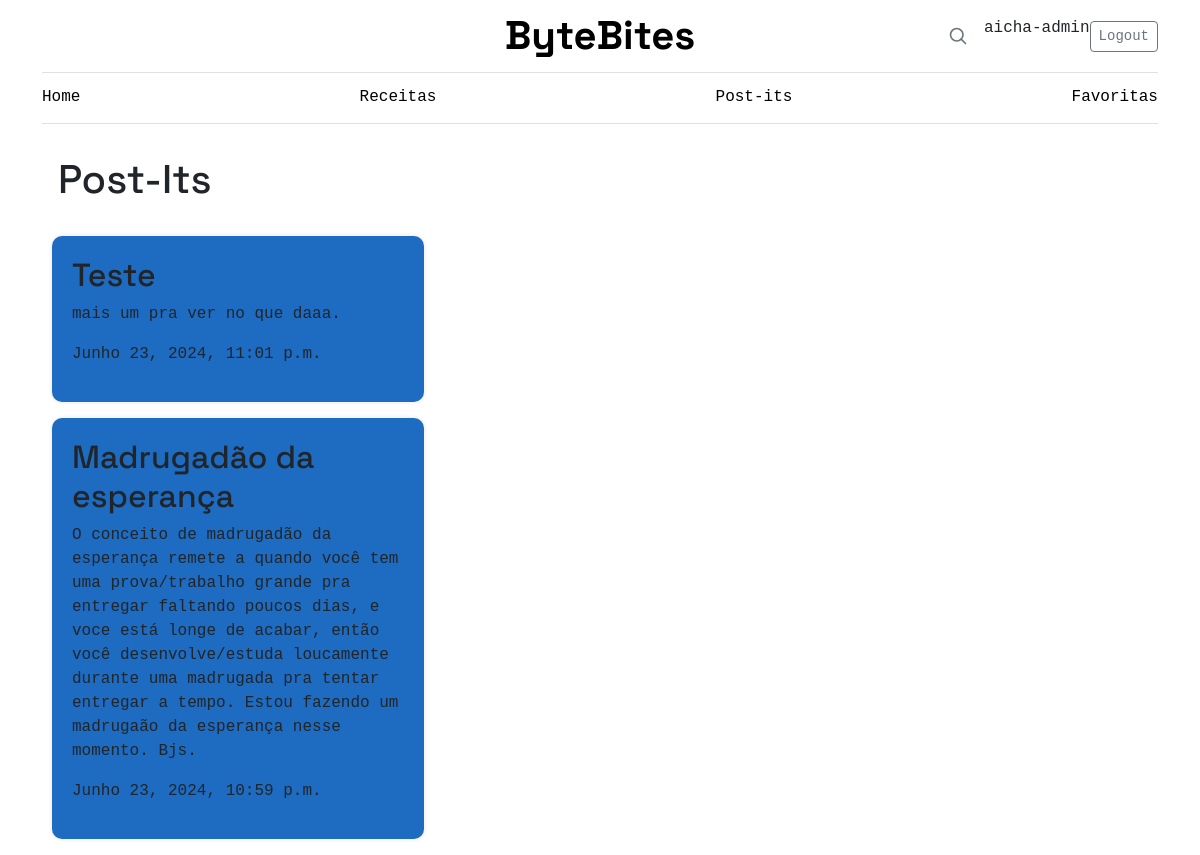
The page /post_its/ (signed in) on the database its author committed.
### ByteBites/models.py (models this page shows, shortened)
class Post_it(models.Model): # admin can make tiny posts unrelated to recipes
    title = models.CharField(max_length=100)
    content = models.TextField()
    created_on = models.DateTimeField(auto_now_add=True, verbose_name="Criado em", help_text="Data e hora de criação do objeto")

### ByteBites/views.py (the view)
# urls.py: path('post_its/', views.post_its, name='post-its'),
def post_its(request):
    my_posts = Post_it.objects.all().order_by('-created_on')
    return render(request, 'post_its.html', {'my_posts': my_posts})

### ByteBites/templates/post_its.html (shortened to what this page needs)
{% extends 'base.html' %}
{% load static %}
{% block content %}
<body>
    <div class="container">
        <h1 class="p-3 ">Post-Its</h1>
        <div>
            {% for post_it in my_posts %}
                <div class="col-md-4 mb-3 post-it">
                    <h2>{{ post_it.title }}</h2>
                    <p>{{ post_it.content }}</p>
                    <p>{{ post_it.created_on }}</p>
                </div>
            {% endfor %}
        </div>
</body>
{% endblock %}

### ByteBites/templates/base.html (shortened to what this page needs)
<!DOCTYPE html>
<html lang="en">
<head>
  <link href="https://cdn.jsdelivr.net/npm/bootstrap@5.3.3/dist/css/bootstrap.min.css" rel="stylesheet"
>
  <link rel="stylesheet" href="https://cdn.jsdelivr.net/npm/bootstrap-icons/font/bootstrap-icons.css">
  <link rel="stylesheet" href="../static/css/styles.css">
</head>
<body>
  <div class="container">
    <header class="border-bottom lh-1 py-3">
      <div class="row flex-nowrap justify-content-between align-items-center">
        <div class="col-4 pt-1">
        </div>
        <div class="col-4 text-center">
          <a class="blog-header-logo text-body-emphasis text-decoration-none" href="{% url 'home'%}">ByteBites</a>
        </div>
        <div class="col-4 d-flex justify-content-end align-items-center">
          <a class="link-secondary" href="#" aria-label="Search">
            <svg xmlns="http://www.w3.org/2000/svg" width="20" height="20" fill="none" stroke="currentColor"
              stroke-linecap="round" stroke-linejoin="round" stroke-width="2" class="mx-3" role="img"
              viewBox="0 0 24 24">
              <title>Pesquisar</title>
              <circle cx="10.5" cy="10.5" r="7.5"></circle>
              <path d="M21 21l-5.2-5.2"></path>
            </svg>
          </a>
         {% if request.user.is_authenticated %}
         <p>{{ request.user.username }}</p>
          <a class="btn btn-sm btn-outline-secondary" method="post" href="{% url 'logout'%}">Logout</a>
          {% else %}
          <a class="btn btn-sm btn-outline-secondary" href="{% url 'login'%}">Login</a>
          <a class="btn btn-sm btn-outline-secondary" href="{% url 'signup'%}">Crie uma conta</a>
          {% endif %}
        </div>
      </div>
    </header>
    <div class="nav-scroller py-1 mb-3 border-bottom">
      <nav class="nav nav-underline justify-content-between">
        <a class="nav-item nav-link link-body-emphasis" href="{% url 'home'%}">Home</a>
        <a class="nav-item nav-link link-body-emphasis" href="{% url 'recipe_pg'%}">Receitas</a>
        <a class="nav-item nav-link link-body-emphasis" href="{% url 'post-its'%}">Post-its</a>
        <a class="nav-item nav-link link-body-emphasis" href="">Favoritas</a>
      </nav>
    </div>
  </div>
  {% block content %}
  {% endblock %}
</body>
</html>

### ByteBites/static/css/styles.css (style rules this page uses)
body { font-family: "Space Grotesk", -apple-system, BlinkMacSystemFont, "Segoe UI", Roboto, Helvetica, Arial, sans-serif, "Apple Color Emoji", "Segoe UI Emoji"; cursor: pointer; }
.blog-header-logo { font-size: 2.5rem; font-weight: 800; color: #1d6cc1; font-family: "Space Grotesk", -apple-system, BlinkMacSystemFont, "Segoe UI", Roboto, Helvetica, Arial, sans-serif, "Apple Color Emoji", "Segoe UI Emoji", "Segoe UI Symbol” }
body { font-family: 'Space Grotesk', monospace; }
.blog-header-logo { font-size: 2.5rem; font-weight: 800; color: #1d6cc1; font-family: "Space Grotesk", monospace; }
.post-it { padding: 20px; margin: 10px; box-shadow: 0.1px 0.1px 5px rgba(0, 0, 0, 0.1); border-radius: 10px; background-color: #1d6cc1; transition: transform 0.3s; cursor: pointer; transform: scale(1); word-wrap: break-word; }

### rows shown on the page
Post_it: title "Teste", content "mais um pra ver no que daaa.", created_on "Junho 23, 2024, 11:01 p.m."
Post_it: title "Madrugadão da esperança", content "O conceito de madrugadão da esperança remete a quando você tem uma prova/trabalho grande pra entregar faltando poucos dias, e voce está longe de acabar, então você desenvolve/estuda loucamente durante uma madrugada pra tentar entregar a tempo. Estou fazendo um madrugaão da esperança nesse momento. Bjs.", created_on "Junho 23, 2024, 10:59 p.m."

### other values the page prints
{{ request.user.username }} "aicha-admin"
